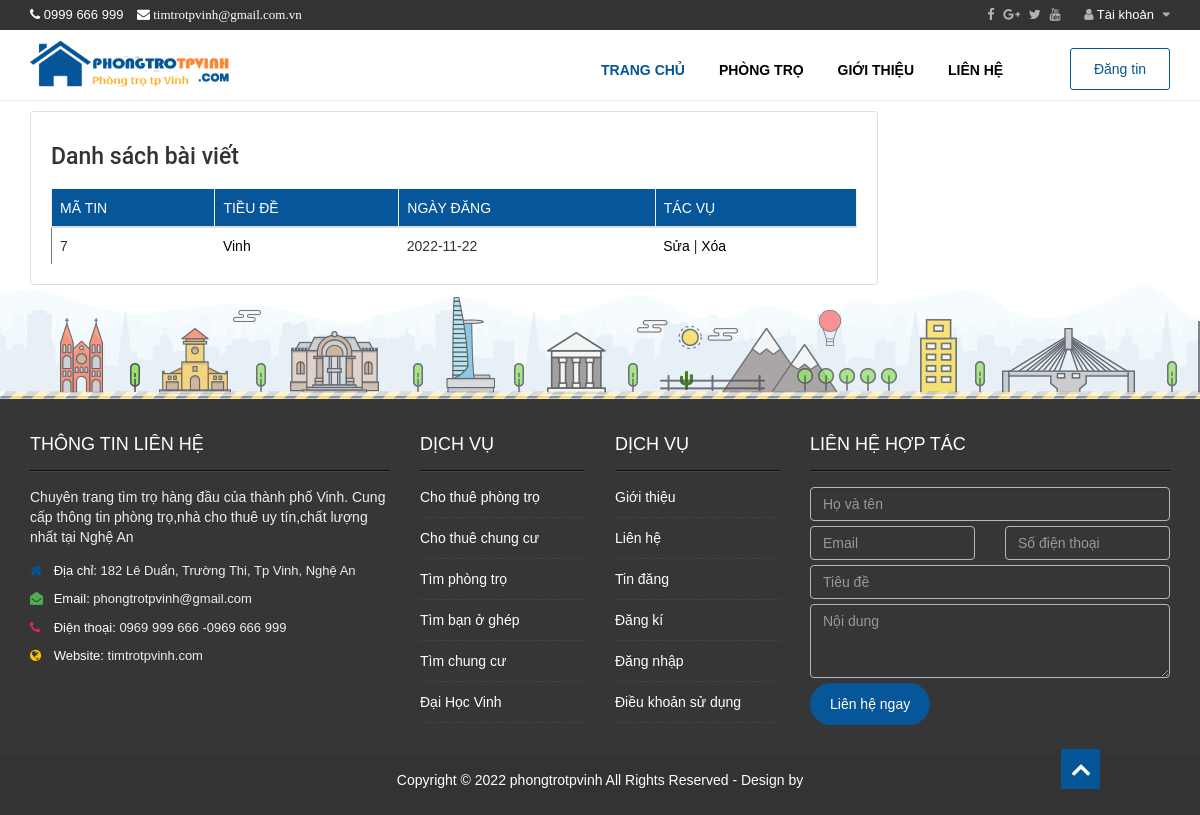
The page /index.php?p=danhsachbaidang (signed in) on the database its author committed.
### tables this page shows
CREATE TABLE `motel` (
  `Idtin` int(11) NOT NULL,
  `Tieude` varchar(255) NOT NULL,
  `Noidung` text DEFAULT NULL,
  `Sdt` int(11) NOT NULL,
  `Ngaydang` date NOT NULL,
  `Malt` int(11) NOT NULL,
  `Iduser` int(11) NOT NULL,
  `Idphuong` int(11) NOT NULL,
  `Gia` int(11) DEFAULT NULL,
  `Dientich` int(3) NOT NULL,
  `Diachi` varchar(255) NOT NULL,
  `Anh` varchar(255) NOT NULL,
  `Tinhot` bit(1) NOT NULL,
  `Thongtinlh` varchar(250) NOT NULL
);

### user/danhsachbaidang.php (the view, shortened to what this page needs)
<?php
include"lib/dbcon.php";
                            $id=($_SESSION["Id"]);
                            settype($id,"int");
                            $sql="SELECT * FROM motel WHERE Iduser=$id";
                            $query_danhsach=mysqli_query($con,$sql);
                            ?>
<div class="col-xs-12 col-col-md-12 col-sm-12 col-lg-9">
    <div class="content">
        <div class="single-post-new">
            <div class="content-single-news">
                <h3>Danh sách bài viết</h3>
                <article class="post-content">
                    <div class="form-dat-bai">
                        <table class="table table-hover table-border" id="list-post">
                            <thead>
                                <th>Mã tin</th>
                                <th>Tiều đề</th>
                                <th>Ngày đăng</th>
                                <th>Tác vụ</th>
                            </thead>
                            <tbody>
                            <?php while($row_danhsach=mysqli_fetch_array($query_danhsach)){
                                ?>
                                <tr>
                                    <td><?php echo $row_danhsach['Idtin'] ?></td>
                                    <td><a href="index.php?p=chitiettin&idtin=<?php echo $row_danhsach['Idtin'] ?>"><?php echo $row_danhsach['Tieude'] ?></a></td>
                                    <td><?php echo $row_danhsach['Ngaydang'] ?></td>
                                    <td>
                                        <a href="index.php?p=suabai&idtin=<?php echo $row_danhsach['Idtin'] ?>">Sửa</a> |
                                        <a href="user/xulyxoabai.php?d=<?php echo $row_danhsach['Idtin'] ?>">Xóa</a>
                                    </td>
                                </tr>
                                <?php }?>
                            </tbody>
                        </table>
                    </div>
                </article>
            </div>
        </div>
    </div>
</div>

### css/style.css (style rules this page uses)
a:link, a:visited { color: #000; }
.content { background: #F2F2F2; }
.main-content .content { background: #fff; }
article.post-content { font-size: 16px; }
article.post-content div { margin: 0 0 5px; line-height: 1.8; font-size: 16px; }
.content .content-single-news h3 { font-size: 23px; font-family: Roboto; font-weight: 500; color: #333; margin-bottom: 17px; line-height: 30px; }
.single-post-new { padding: 10px 20px 0; background: #fff; border: 1px solid #dddfe2; border-radius: 3px; }
article.post-content table { border-collapse: collapse; border-spacing: 0; font-size: 14px; line-height: 2; margin: 0 0 20px; width: 100%; }
article.post-content table { border-left: 1px solid #777777; }
article.post-content table thead { background: #065699; color: #fff; border: 1px solid #065699; }
article.post-content th { font-weight: normal !important; text-transform: uppercase; border: 1px solid #ededed; }

### rows shown on the page
motel: Idtin "7", Tieude "Vinh", Ngaydang "2022-11-22"
